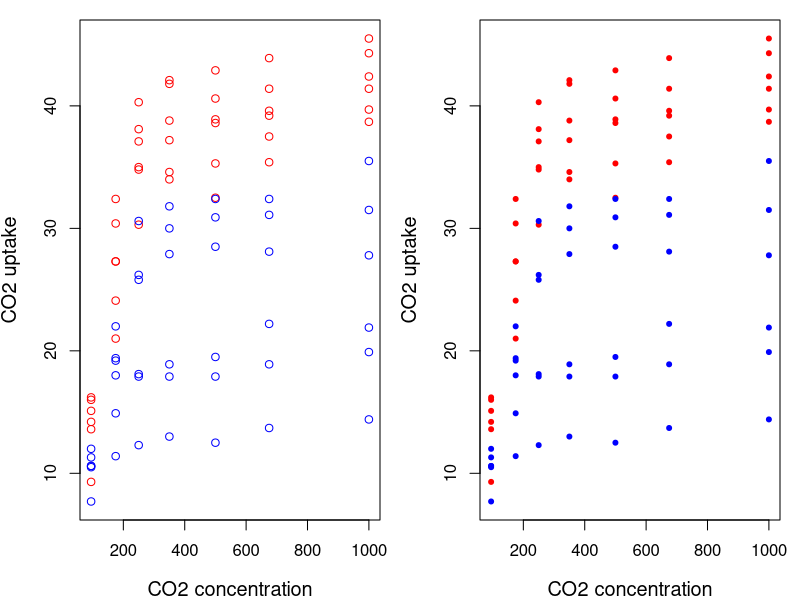

Here is the R script that generated this plot: (Note: this script raises an error after producing the figure.)
## ---- chunk 1
library(DiagrammeR)
#Create node data frame
f9_nodes <- create_node_df(n = 5, #number of nodes
                           group = c('a', 'a', 'a', 'b', 'c'),
                           label = c("Argument 1", "Argument 2",
                                     "Argument 3", "Data processing\nFunction", 'Return value'), 
                           shape = c("none", "none", 'none', 'rectangle', 'none'), #shape of node
                           style = c('none', 'none', 'none', 'rounded', 'none'), #line style around nodes
                           fontname = 'Helvetica',
                           fontsize = 10,
                           fixedsize = FALSE, #whether node changes size based on label or is fixed
                           color = 'mediumblue'
                           )
#create edges
##DiagrammeR doesn't handle NA's in edge labels well, so NAs are ' ' here.
f9_edges <- create_edge_df(from = c(1, 2, 3, 4), #origin node id
                           to = c(4, 4, 4, 5),
                           style = c('solid', 'solid', 'solid', 'dashed'),
                           fontsize = 10,
                           color = 'dimgrey',
                           headport = c('w', 'w', 'w', 'w'),
                           tailport = c('e', 'e', 'e', 'e')
                           )
#create flowchart
flowchart9 <- create_graph(
                    nodes_df = f9_nodes,
                    edges_df = f9_edges,
                    directed = TRUE, #arrows vs straight lines
                    attr_theme = 'lr' #left to right specified
                    )
#display flowchart
render_graph(flowchart9, 
             width = '95%', 
             height = 'auto')
## ---- chunk 2
operations <- function(number1, number2, number3) {
  result <- (number1 + number2) * number3
  print(result)
}
## ---- chunk 3
operations(1, 2, 3)
## ---- chunk 4
print_animal <- function(animal) {
  if (animal == "dog") {
    print("woof")
  } else if (animal == "cat") {
    print("meow")
  }
}
## ---- chunk 5
Scruffy <- "dog"
Paws <- "cat"
print_animal(Scruffy)
print_animal(Paws)
## ---- chunk 6
print_animal <- function(animal) {
  if(animal == "dog") {
    print("woof")
  } else if(animal == "cat") {
    print("meow")
  }
}
## ---- chunk 7
Scruffy <- "dog"
Paws <- "cat"
print_animal(Scruffy)
print_animal(Paws)
## ---- chunk 8
print_animal <- function(animal) {
  if(animal == "dog") {
    print("woof")
  } else if(animal == "cat") {
    print("meow")
  }
}
## ---- chunk 9
operations <- function(number1, number2, number3 = 3) {
  result <- (number1 + number2) * number3
  print(result)
}
operations(number1 = 1, number2 = 2, number3 = 3) 
# is equivalent to
operations(1, 2)
operations(1, 2, 2) # we can still change the value of number3 if needed
## ---- chunk 10
paste_anything_fun <- function(...) {
  arguments <- list(...)
  paste0(arguments)
}
## ---- chunk 11
paste_anything_fun("I", 
                   "want", 
                   "a break!")
## ---- chunk 12
percentages <- function(x, mult = 100, ...){
 percent <- round(x * mult, ...)
 paste(percent, "%", sep = "")
}
## ---- chunk 13
percentages(c(.543, .534, .466))
## ---- chunk 14
# ?round
percentages(c(.543, .534, .466), digits = 2)
## ---- chunk 15
plot.CO2 <- function(CO2, ...) {
  plot(x = CO2$conc, y = CO2$uptake, type = "n", ...)
  for(i in 1:length(CO2[,1])){
     if(CO2$Type[i] == "Quebec") {
       points(CO2$conc[i], CO2$uptake[i], col="red", type="p", ...)
     } else if(CO2$Type[i] == "Mississippi") {
       points(CO2$conc[i], CO2$uptake[i], col="blue", type="p", ...)
     }
  }
}
par(mfrow=c(1, 2), mar = c(4, 4, 1, 1))
plot.CO2(CO2, 
         cex.lab=1.2, 
         xlab="CO2 concentration", ylab="CO2 uptake")
plot.CO2(CO2, cex.lab=1.2, xlab="CO2 concentration", ylab="CO2 uptake", pch=20)
## ---- chunk 16
myfun <- function(x) {
  if(x < 10) {
    0
  } else {
    10
  }
}
myfun(5)
myfun(15)
## ---- chunk 17
simplefun1 <- function(x) {
  if(x < 0)
  return(x)
}
## ---- chunk 18
simplefun2 <- function(x, y) {
  z <- x + y
  return(list("result" = z,
              "x" = x,
              "y" = y))
}
## ---- chunk 19
simplefun2(1, 2)
## ---- chunk 20
bigsum <- function(a, b) {
  result <- a + b
  if(result < 50) {
    return(0)
  } else {
    return(result)
  }
}
## ---- chunk 21
bigsum <- function(a, b) {
  result <- a + b
  if(result < 50) {
  0
  } else {
  result
  }
}
## ---- chunk 22
out_val <- 3 
vartest <- function() {
  in_val <- 4  
  print(in_val)
  print(out_val)
}
vartest()
## ---- chunk 23
in_val; out_val
## ---- chunk 24
out_val_2 <- 3
vartest <- function(out_val_2) {
  print(out_val_2)
}
vartest(8)
## ---- chunk 25
out_val_2
## ---- chunk 26
var1 <- 3 
vartest <- function() {
  a <- 4      # 'a' is defined inside
  print(a)    # print 'a'
  print(var1) # print var1
}
a             # we cannot print 'a' as it exists only inside the function
vartest()     # calling vartest() will print a and var1
rm(var1)      # remove var1
vartest()     # calling the function again does not work anymore
## ---- chunk 27
a<-4;b=3
if(a<b){
if(a==0)print("a zero")}else{
if(b==0){print("b zero")}else print(b)}
## ---- chunk 28
a<-4;b=3
if(a<b){
if(a==0)print("a zero")}else{
if(b==0){print("b zero")}else print(b)}
## ---- chunk 29
a <- 4
b <- 3
if(a < b) {
  if(a == 0) {
    print("a zero")
  }
} else {
  if(b == 0) {
    print("b zero")
  } else {
    print(b)
  }
}
## ---- chunk 30
for(i in 1:length(CO2[,1])) {
  if(CO2$Type[i] == "Mississippi") {
    CO2$conc[i] <- CO2$conc[i] - 20
  }
}
for(i in 1:length(CO2[,1])) {
  if(CO2$Type[i] == "Quebec") {
    CO2$conc[i] <- CO2$conc[i] + 50
  }
}
## ---- chunk 31
# Recalibrates the CO2 dataset by modifying the CO2 uptake concentration
# by a fixed amount depending on the region of sampling.
# Arguments
# CO2: the CO2 dataset
# type: the type ("Mississippi" or "Quebec") that need to be recalibrated
# bias: the amount to add or remove to the concentration uptake
recalibrate <- function(CO2, type, bias) {
  for(i in 1:nrow(CO2)) {
    if(CO2$Type[i] == type) {
      CO2$uptake[i] <- CO2$uptake[i] + bias
    }
  }
  return(CO2)
}
## ---- chunk 32
my_function <- function(x) {
  if(x != 0) {
  z <- cos(x)/x
  } else { z <- 1 }
  return(z)
}
## ---- chunk 33
my_function(45)
my_function(20)
my_function(0)
